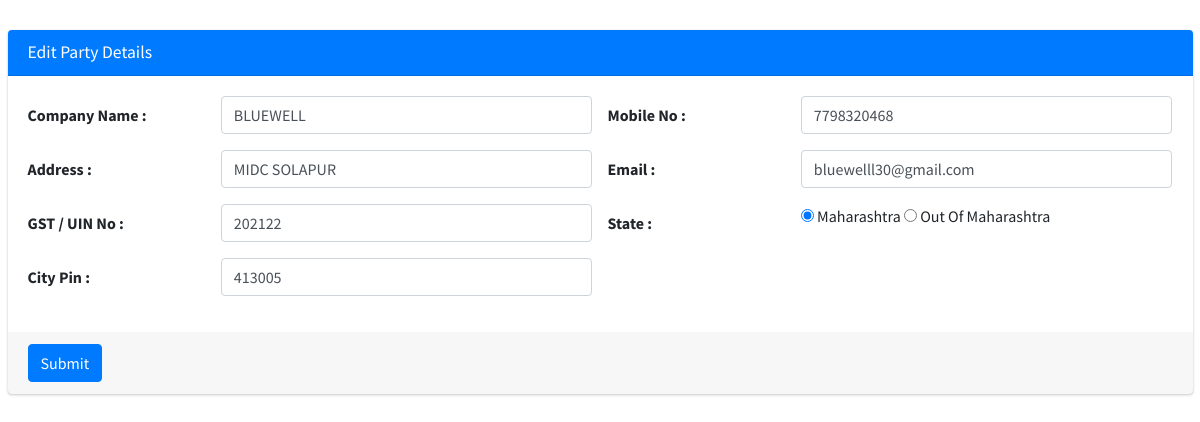
The page /edit_saleparty.php?eId=11 (signed in) on the database its author committed.
### tables this page shows
CREATE TABLE `party_details` (
  `id` int(11) NOT NULL,
  `company_nm` varchar(100) DEFAULT '0',
  `mobile` varchar(50) DEFAULT '0',
  `adrs` varchar(500) DEFAULT '0',
  `email` varchar(50) DEFAULT '0',
  `gst_no` varchar(30) DEFAULT '0',
  `state` varchar(50) DEFAULT '0',
  `city_pin` varchar(10) DEFAULT '0',
  `sts` int(4) DEFAULT 0,
  `edt` timestamp NULL DEFAULT current_timestamp()
);

### edit_saleparty.php (the view, shortened to what this page needs)
<!DOCTYPE html>
<html>
<head>
<?php
  include('common/meta.php');
?>
</head>
<body >
<?php
$eId=$_GET['eId'];
include('lib/function.php');
$qry="SELECT id,company_nm,mobile,adrs,email,gst_no,state,city_pin FROM party_details WHERE id='$eId'";
$st=$conn->prepare($qry);
$st->execute();
$row=$st->fetch(PDO::FETCH_ASSOC);
$company_nm=$row['company_nm'];
$mobile=$row['mobile'];
$adrs=$row['adrs'];
$email=$row['email'];
$state=$row['state'];
$gst_no=$row['gst_no'];
$city_pin=$row['city_pin'];
?>
<div class="wrapper">
<section class="content-header">
</section>
  <section class="content">
      <div class="container-fluid">
        <div class="card card-primary">
              <div class="card-header">
                <h3 class="card-title">Edit Party Details</h3>
              </div>
              <form class="form-horizontal" action="update_saleparty_details.php" method="post">
                <div class="card-body">
                  <div class="form-group row">
                    <label class="col-sm-2 col-form-label">Company Name :</label>
                    <div class="col-sm-4">
                      <input type="text" class="form-control" id="txtconpanynm" name="txtconpanynm" placeholder="Company Name" value="<?php echo $company_nm;?>" required>
                    </div>
                    <label class="col-sm-2 col-form-label">Mobile No :</label>
                    <div class="col-sm-4">
                      <input type="number" class="form-control" id="txtmob" name="txtmob" placeholder="Mobile No" value="<?php echo $mobile;?>" required>
                    </div>
                  </div>
                  <div class="form-group row">
                    <label class="col-sm-2 col-form-label">Address :</label>
                    <div class="col-sm-4">
                      <input type="text" class="form-control" id="txtaddress" name="txtaddress" placeholder="Address" value="<?php echo $adrs;?>" required>
                    </div>
                    <label class="col-sm-2 col-form-label">Email :</label>
                    <div class="col-sm-4">
                      <input type="email" class="form-control" id="txtemail" name="txtemail" placeholder="Email" value="<?php echo $email;?>" required>
                    </div>
                  </div>
                  <div class="form-group row">
                    <label class="col-sm-2 col-form-label">GST / UIN No :</label>
                    <div class="col-sm-4">
                      <input type="text" class="form-control" id="txtgst" name="txtgst" value="<?php echo $gst_no;?>" placeholder="GST / UIN No" required>
                    </div>
                    <label class="col-sm-2 col-form-label">State :</label>
                    <div class="col-sm-4">
                    <?php
                    if($state == "1")
					{
						echo '<input type="radio"  id="txtmh" name="txtmh" onClick="chkState();" checked required> Maharashtra
                      <input type="radio"  id="txtomh" name="txtmh" onClick="chkState()" required> Out Of Maharashtra
                      ';
					}
					else
					{
						echo '<input type="radio"  id="txtmh" name="txtmh" onClick="chkState();" required> Maharashtra
                      <input type="radio"  id="txtomh" name="txtmh" onClick="chkState()" checked required> Out Of Maharashtra
                      ';
					}
					?>
                    </div>
                  </div>
                  <div class="form-group row">
                    <label class="col-sm-2 col-form-label">City Pin :</label>
                    <div class="col-sm-4">
                      <input type="text" class="form-control" id="txtcitypin" name="txtcitypin" placeholder="City Pin" value="<?php echo $city_pin;?>" required>
                    </div>
                  </div>
                </div>
                <div class="card-footer">
                  <button type="submit" class="btn btn-primary" id="btnsub" name="btnsub">Submit</button>
                </div>
              </form>
            </div>
      </div>
    </section>
</div>
</body>
</html>

### rows shown on the page
party_details: txtconpanynm "BLUEWELL", txtmob "7798320468", txtaddress "MIDC SOLAPUR", txtemail "bluewelll30@gmail.com", txtgst "202122", txtcitypin "413005"
